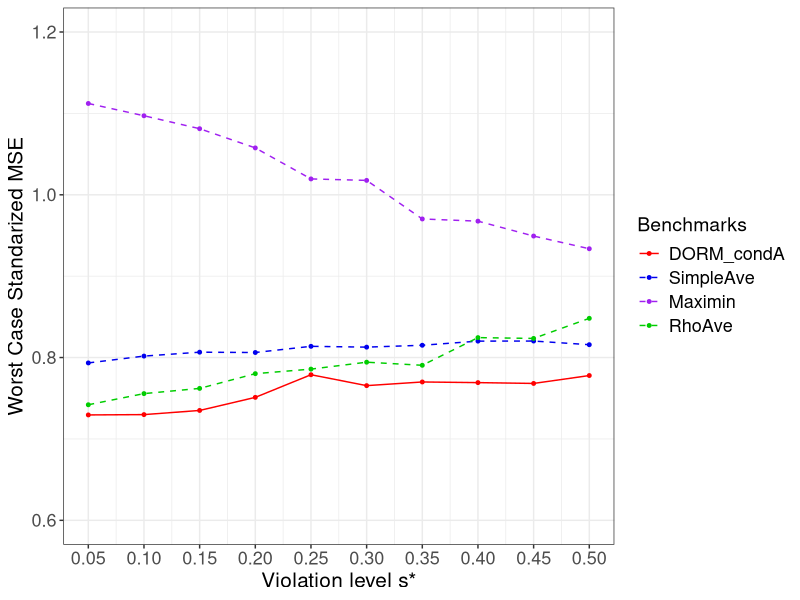
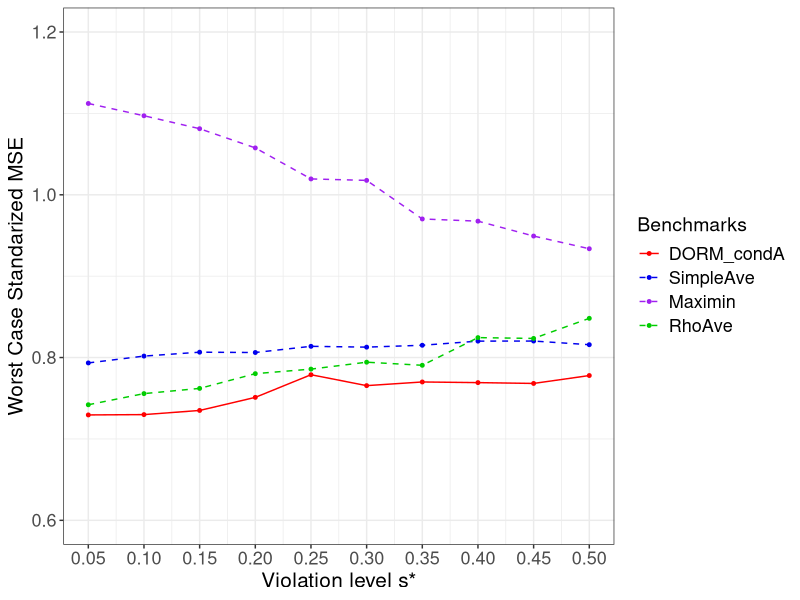

The R script that drew these images, in order:
library(ggplot2)
library(reshape2)

df_mix0 <- data.frame(
  Index = seq(0.05,0.5,0.05),
  DORM_condA = c(72.95,72.99,73.50, 75.11, 77.89, 76.55, 77.00, 76.92, 76.82, 77.79),
  #BestSingle = c(16.66, 26.98, 37.12, 47.70, 55.64, 58.32, 59.80, 61.25, 62.53, 63.47),
  SimpleAve = c(79.34, 80.18, 80.66, 80.62, 81.38, 81.28, 81.51, 82.02, 82.03, 81.58),
  # RA = c(19.78, 10.60578116, 15.10092016, 19.89342186, 24.52878898),
  Maximin = c(111.22, 109.71, 108.12, 105.76, 101.95, 101.77,97.03, 96.76, 94.93, 93.37),
  RhoAve = c(74.20, 75.57, 76.21, 78.02, 78.58, 79.43, 79.05, 82.45, 82.35, 84.82)
)

df_mix0[-1] = df_mix0[-1]/100

# 将数据框转换为长格式
mix0_long <- melt(df_mix0, id.vars = "Index", variable.name = "Benchmarks", value.name = "Value")
p_mix0 = NULL
p_mix0 <- ggplot(mix0_long, aes(x = Index, y = Value, color = Benchmarks, group = Benchmarks)) +
  geom_line(aes(linetype = Benchmarks), linewidth = 0.5) + 
  geom_point(size = 1) +
  ylim(0.6,1.2) +
  labs(x = "Violation level s*", y = "Worst Case Standarized MSE") +
  scale_x_continuous(breaks = seq(0, 0.5, 0.05)) +
  scale_color_manual(values = c("DORM_condA" = "#FF0000", 
                                #"BestSingle" = "orange", 
                                "SimpleAve" = "blue2", 
                                "Maximin" = "purple",
                                "RhoAve" = "green3")) +
  scale_linetype_manual(values = c("DORM_condA" = "solid", 
                                   #"BestSingle" = "dashed",
                                   "SimpleAve" = "dashed", 
                                   "Maximin" = "dashed", 
                                   "RhoAve" = "dashed")) +
  #geom_hline(yintercept = 0, linetype = "solid", color = "gray", size = 1) +
  theme_bw() + theme(axis.title = element_text(size = 15),
                     axis.text = element_text(size = 13),
                     legend.title = element_text(size = 14),
                     legend.text = element_text(size = 13))


p_mix0
ggsave("CondA_plot.png", plot = p_mix0, dpi = 300, width = 8, height = 6, path = here('simu', 'simu_10242025'))


